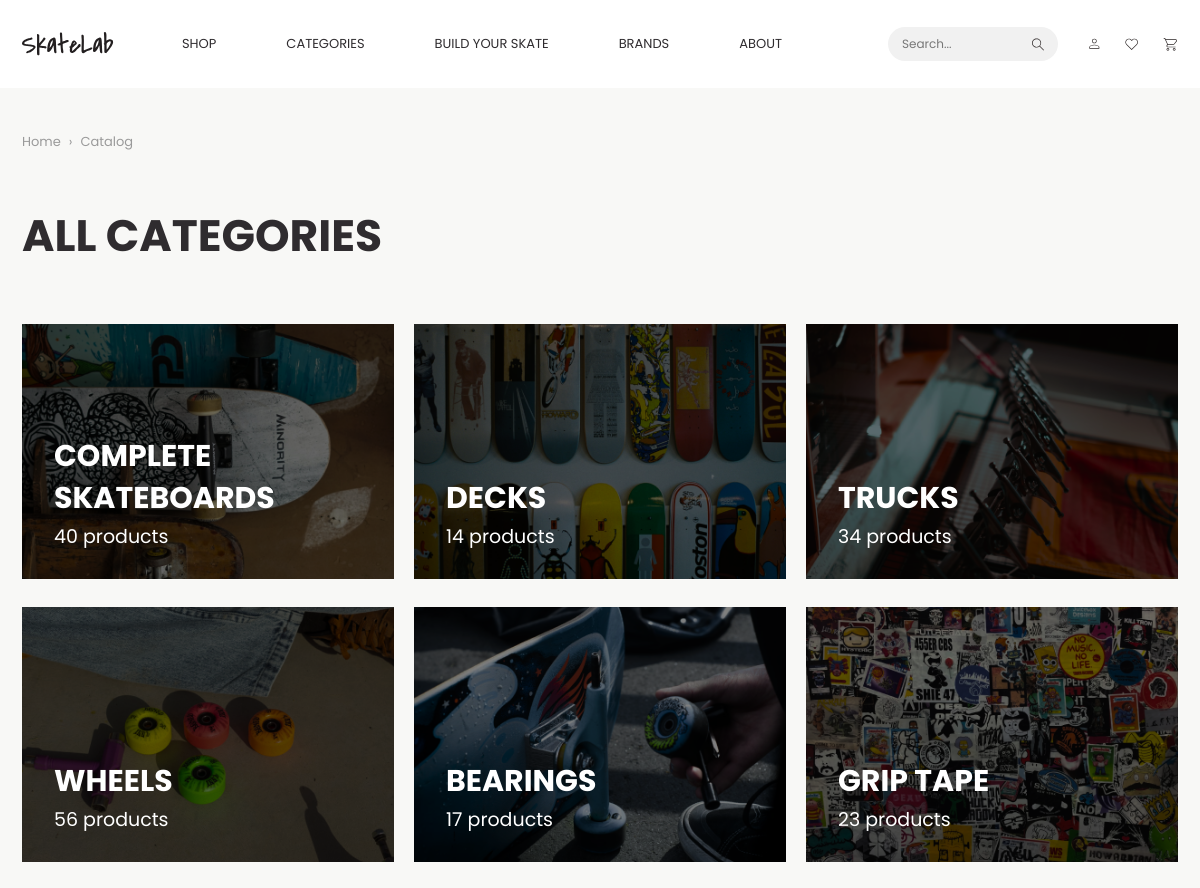
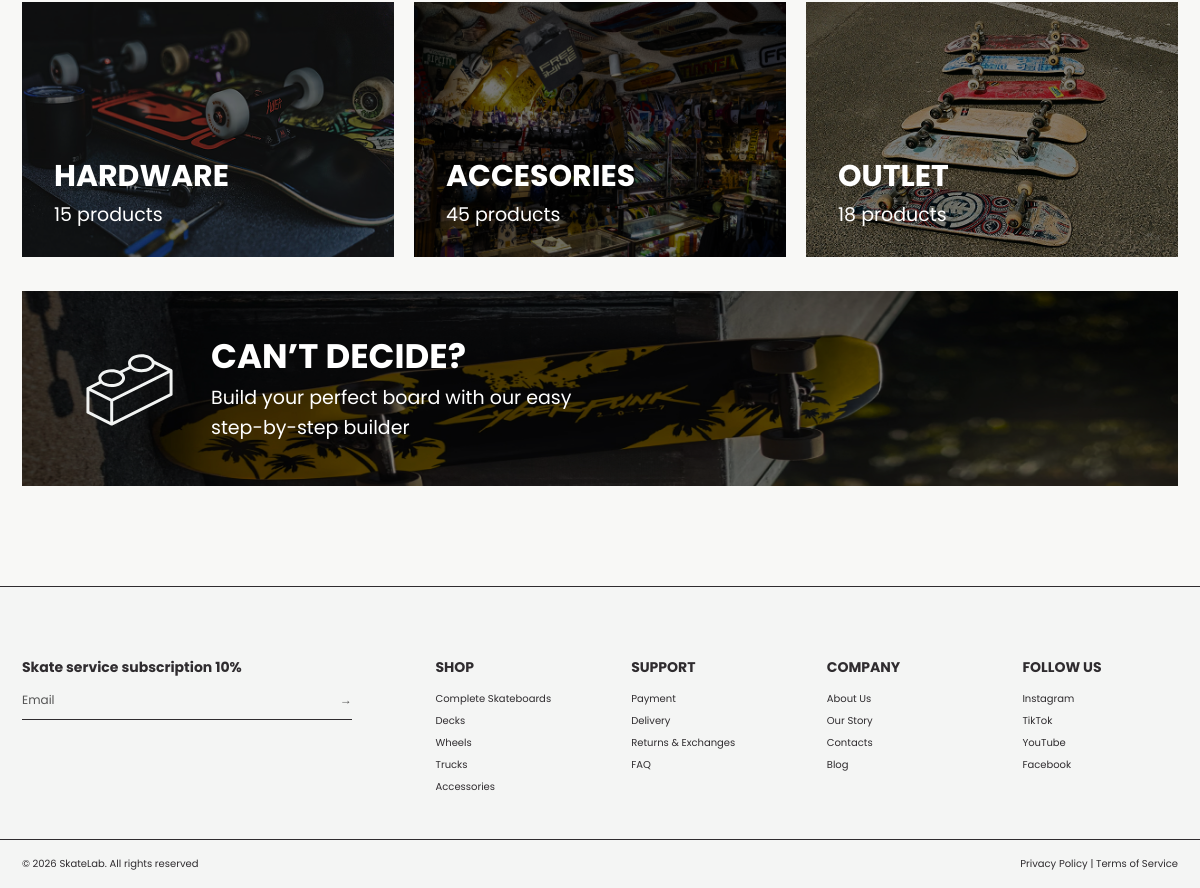
Page /categories/ on the committed database (2 pictures, top to bottom).
### shop/models.py (models this page shows, shortened)
class Category(models.Model):
    title = models.CharField(max_length=120)
    slug = models.SlugField(max_length=140, unique=True)
    product_count = models.PositiveIntegerField(default=0)
    image = models.ImageField(upload_to='categories/')
    is_active = models.BooleanField(default=True)
    sort_order = models.PositiveIntegerField(default=0)
    class Meta:
        verbose_name = 'Category'
        verbose_name_plural = 'Categories'
        ordering = ['sort_order', 'id']
    def get_absolute_url(self):
        if self.slug == 'complete-skateboards':
            return reverse('shop:complete_skateboards')
        return reverse('shop:categories')

### shop/views.py (the view)
# urls.py: path('categories/', views.categories, name='categories'),
def categories(request):
    categories_list = Category.objects.filter(is_active=True)
    return render(request, 'shop/categories.html', {
        'categories': categories_list
    })

### templates/shop/categories.html (shortened to what this page needs)
{% extends 'shop/base.html' %}
{% load static %}
{% block content %}
<header class="category-header">
    <nav class="navbar navbar-expand-lg">
        <div class="container category-header-container">
            <a class="navbar-brand category-logo" href="{% url 'shop:home' %}">
                <img src="{% static 'images/logo.svg' %}" alt="SkateLab">
            </a>
            <div class="collapse navbar-collapse" id="categoryNavbar">
                <ul class="navbar-nav mx-auto category-menu">
                    <li class="nav-item">
                        <a class="nav-link" href="{% url 'shop:home' %}">SHOP</a>
                    </li>
                    <li class="nav-item">
                        <a class="nav-link" href="{% url 'shop:categories' %}">CATEGORIES</a>
                    </li>
                    <li class="nav-item">
                        <a class="nav-link" href="#">BUILD YOUR SKATE</a>
                    </li>
                    <li class="nav-item">
                        <a class="nav-link" href="#">BRANDS</a>
                    </li>
                    <li class="nav-item">
                        <a class="nav-link" href="#">ABOUT</a>
                    </li>
                </ul>
                <div class="category-header-right">
                    <form class="category-search-form" action="#" method="get">
                        <input type="search" placeholder="Search..." aria-label="Search">
                        <button type="submit" aria-label="Search">
                            <img src="{% static 'images/icons/search.svg' %}" alt="">
                        </button>
                    </form>
                    <div class="category-header-icons">
                        <a href="{% if request.user.is_authenticated %}{% url 'shop:profile' %}{% else %}{% url 'shop:register' %}{% endif %}">
                            <img src="{% static 'images/icons/profile.svg' %}" alt="Profile">
                        </a>
                       {% if request.user.is_authenticated %}
    <a href="{% url 'shop:favorites' %}" class="header-icon">
        <img src="{% static 'images/icons/heart.svg' %}" alt="Favorites">
    </a>
{% else %}
    <a href="{% url 'shop:register' %}" class="header-icon">
        <img src="{% static 'images/icons/heart.svg' %}" alt="Favorites">
    </a>
{% endif %}
                        <a href="{% url 'shop:cart_detail' %}">
                            <img src="{% static 'images/icons/cart.svg' %}" alt="Cart">
                        </a>
                    </div>
                </div>
            </div>
        </div>
    </nav>
</header>
<section class="categories-page">
    <div class="container">
        <div class="breadcrumbs">
            <a href="{% url 'shop:home' %}">Home</a>
            <span>›</span>
            <span>Catalog</span>
        </div>
        <h1>ALL CATEGORIES</h1>
        <div class="categories-grid">
            {% for category in categories %}
            <a href="{{ category.get_absolute_url }}" class="category-card" style="background-image: url('{{ category.image.url }}');">
                <div class="category-overlay"></div>
                <div class="category-content">
                    <h2>{{ category.title }}</h2>
<p>{{ category.product_count }} products</p>
                </div>
            </a>
            {% endfor %}
        </div>
        <section class="decision-banner">
            <div class="decision-content">
                <img class="decision-icon" src="{% static 'images/icons/builder-icon.svg' %}" alt="Builder icon">
                <div>
                    <h2>CAN’T DECIDE?</h2>
                    <p>Build your perfect board with our easy<br>step-by-step builder</p>
                </div>
            </div>
        </section>
    </div>
</section>
{% endblock %}

### templates/shop/base.html (shortened to what this page needs)
{% load static %}
<!DOCTYPE html>
<html lang="en">
<head>
    <link href="https://cdn.jsdelivr.net/npm/bootstrap@5.3.8/dist/css/bootstrap.min.css" rel="stylesheet">
    <link rel="stylesheet" href="{% static 'css/style.css' %}">
</head>
<body>
<main>
    {% block content %}
    {% endblock %}
</main>
<footer class="footer">
    <div class="container">
        <div class="footer-content">
            <div class="footer-subscribe">
                <h5>Skate service subscription 10%</h5>
                <div class="email-line">
                    <span>Email</span>
                    <span>→</span>
                </div>
            </div>
            <div class="footer-column">
                <h5>SHOP</h5>
                <p>Complete Skateboards</p>
                <p>Decks</p>
                <p>Wheels</p>
                <p>Trucks</p>
                <p>Accessories</p>
            </div>
            <div class="footer-column">
                <h5>SUPPORT</h5>
                <p>Payment</p>
                <p>Delivery</p>
                <p>Returns & Exchanges</p>
                <p>FAQ</p>
            </div>
            <div class="footer-column">
                <h5>COMPANY</h5>
                <p>About Us</p>
                <p>Our Story</p>
                <p>Contacts</p>
                <p>Blog</p>
            </div>
            <div class="footer-column">
                <h5>FOLLOW US</h5>
                <p>Instagram</p>
                <p>TikTok</p>
                <p>YouTube</p>
                <p>Facebook</p>
            </div>
        </div>
    </div>
    <div class="footer-bottom">
        <div class="container footer-bottom-inner">
            <span>© 2026 SkateLab. All rights reserved</span>
            <span>Privacy Policy | Terms of Service</span>
        </div>
    </div>
</footer>
</body>
</html>

### rows in the picture
Category: image (picture), title "COMPLETE SKATEBOARDS", product_count "40"
Category: get_absolute_url (picture), title "DECKS", product_count "14"
Category: get_absolute_url (picture), title "TRUCKS", product_count "34"
Category: get_absolute_url (picture), title "WHEELS", product_count "56"
Category: get_absolute_url (picture), title "BEARINGS", product_count "17"
Category: image (picture), title "GRIP TAPE", product_count "23"
Category: get_absolute_url (picture), title "HARDWARE", product_count "15"
Category: image (picture), title "ACCESORIES", product_count "45"
Category: get_absolute_url (picture), title "OUTLET", product_count "18"
